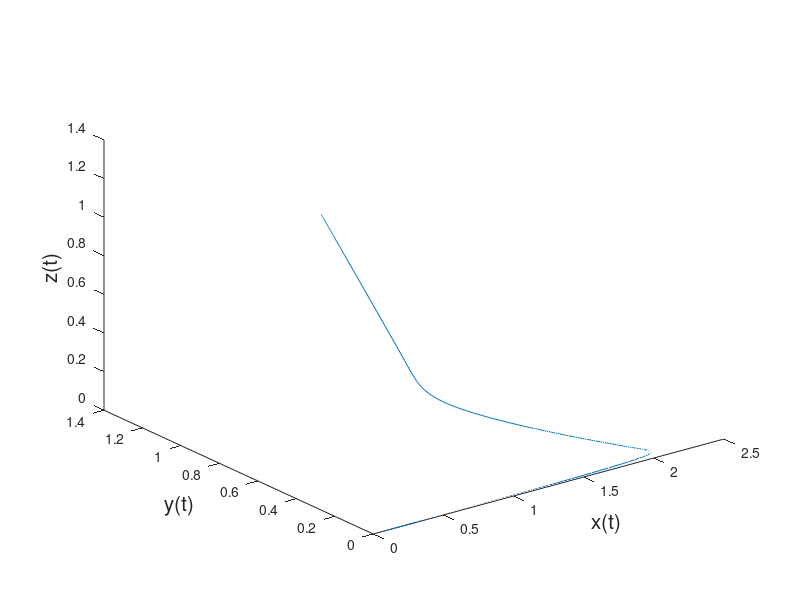

This chart was generated by the following MATLAB code:
% Koper.
epsilon=0.05
Koper=@(t,x) [-(x(1)^3)+3*x(1)-10*x(2)+5*x(3)+3;epsilon*(x(1)-2*x(2)+x(3));epsilon*(x(2)-x(3))];
options = odeset('RelTol',1e-4,'AbsTol',1e-4);
[t,xa]=ode45(Koper,[0 10000],[0,0,0],options);
plot3(xa(:,1),xa(:,2),xa(: ,3))
%title('The Koper trajectoty')
fsize=15;
xlabel('x(t)','Fontsize',fsize);
ylabel('y(t)','Fontsize',fsize);
zlabel('z(t)','FontSize',fsize);
